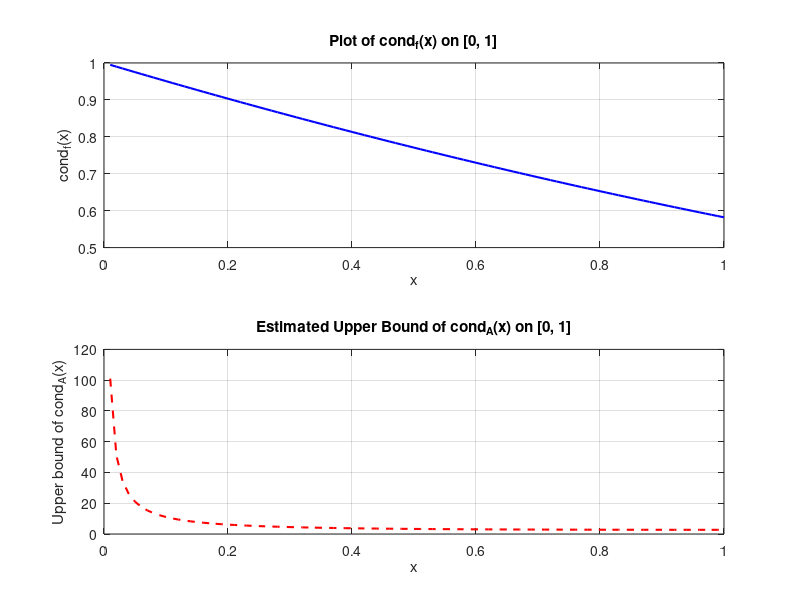

Write the MATLAB code that produced this figure.
% Define x range from a small positive value to 1
x = linspace(0.01, 1, 100);

% Define cond_f(x)
cond_f = x ./ (exp(x) - 1);

% Define the upper bound of cond_A(x)
upper_bound = exp(x) ./ x;

% Plot cond_f(x)
figure;
subplot(2, 1, 1); % Create a subplot for cond_f(x)
plot(x, cond_f, 'b-', 'LineWidth', 1.5);
xlabel('x');
ylabel('cond_f(x)');
title('Plot of cond_f(x) on [0, 1]');
grid on;

% Plot the upper bound of cond_A(x)
subplot(2, 1, 2); % Create a subplot for the upper bound
plot(x, upper_bound, 'r--', 'LineWidth', 1.5);
xlabel('x');
ylabel('Upper bound of cond_A(x)');
title('Estimated Upper Bound of cond_A(x) on [0, 1]');
grid on;
